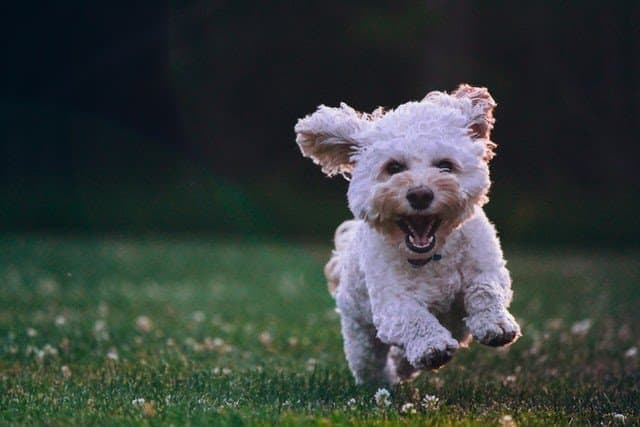
#> input picture images/image.png, 640 x 427 px, found by its file name
$ python rotate.py
#> lines starting #> are read from the running program, lines starting #| are printed output that depends on the picture
import cv2

image = cv2.imread("images/image.png")
#> image is the input picture: shape (427, 640, 3); mean B, G, R 59.6, 63.1, 55.2

if image is not None:
    # Rotate 90 degrees clockwise
    rotated_90_cw = cv2.rotate(image, cv2.ROTATE_90_CLOCKWISE)
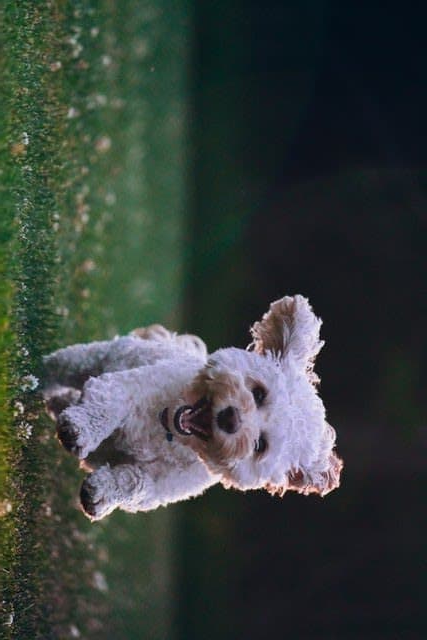
#> rotated_90_cw: shape (640, 427, 3); mean B, G, R 59.6, 63.1, 55.2

    # Rotate 90 degrees counter-clockwise
    rotated_90_ccw = cv2.rotate(image, cv2.ROTATE_90_COUNTERCLOCKWISE)
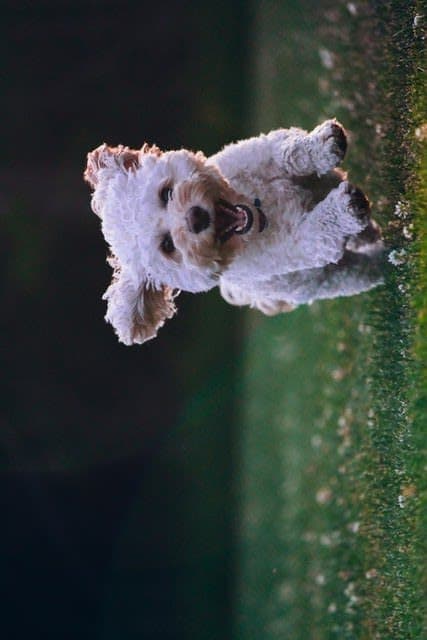
#> rotated_90_ccw: shape (640, 427, 3); mean B, G, R 59.6, 63.1, 55.2

    # Rotate 180 degrees
    rotated_180 = cv2.rotate(image, cv2.ROTATE_180)
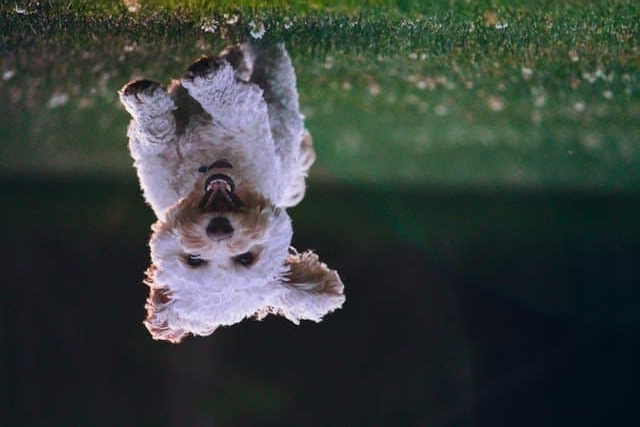
#> rotated_180: shape (427, 640, 3); mean B, G, R 59.6, 63.1, 55.2

    # Arbitrary Angle Rotation
    height, width = image.shape[:2]
#> height = 427; width = 640

    # Define rotation center (image center)
    center = (width // 2, height // 2)
#> center = (320, 213)

    # rotation angle in degrees (positive = counter-clockwise)
    angle = 45

    # scale factor (1.0 = no scaling)
    scale = 1.0

    # build rotation matrix
    rotation_matrix = cv2.getRotationMatrix2D(center=center, angle=angle, scale=scale)
    rotated = cv2.warpAffine(src=image, M=rotation_matrix, dsize=(width, height))
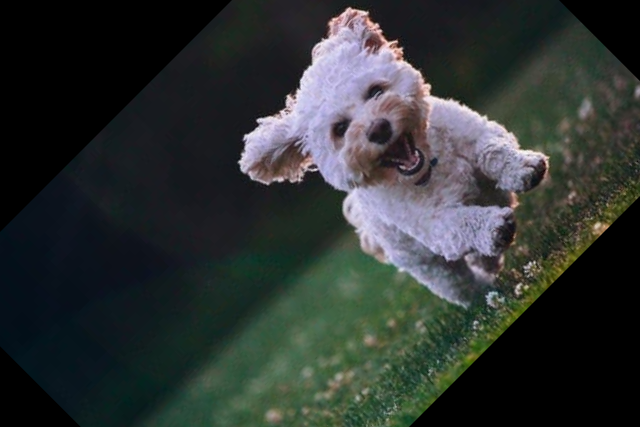
#> rotated: shape (427, 640, 3); mean B, G, R 50.2, 51.7, 46.5


    cv2.imshow("Original", image)
    cv2.imshow("90° CW", rotated_90_cw)
    cv2.imshow("90° CCW", rotated_90_ccw)
    cv2.imshow("180°", rotated_180)
    cv2.imshow(f"Rotated {angle}", rotated)
    cv2.waitKey(0)
    cv2.destroyAllWindows()

$ run again, with images/hand.png copied over images/image.png
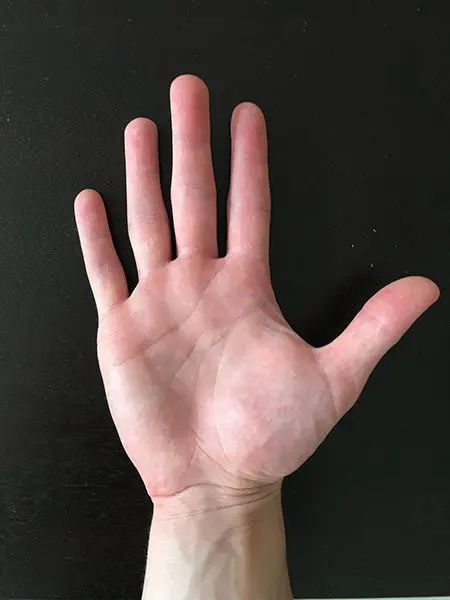
#> input picture images/hand.png, 450 x 600 px, found by its file name
#> image is the input picture: shape (600, 450, 3); mean B, G, R 67.1, 71, 84.7
#> `rotated_180 = cv2.rotate(image, cv2.ROTATE_180)`:
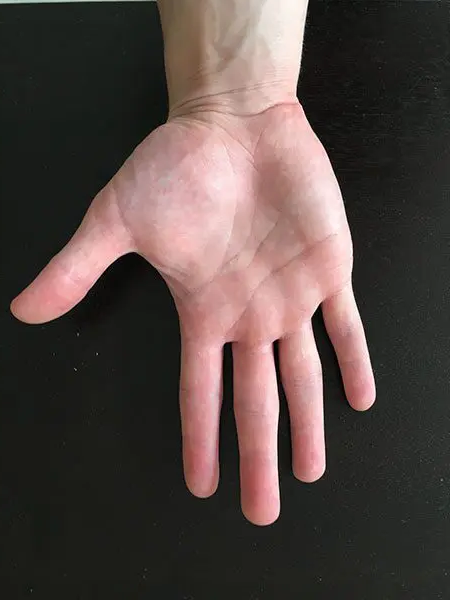
#> rotated_180: shape (600, 450, 3); mean B, G, R 67.1, 71, 84.7
#> `rotated = cv2.warpAffine(src=image, M=rotation_matrix, dsize=(width, h..`:
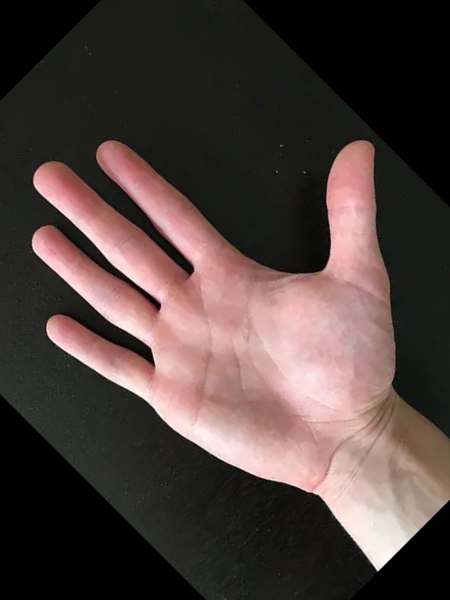
#> rotated: shape (600, 450, 3); mean B, G, R 60.7, 63.8, 78

$ run again, with images/nature.png copied over images/image.png
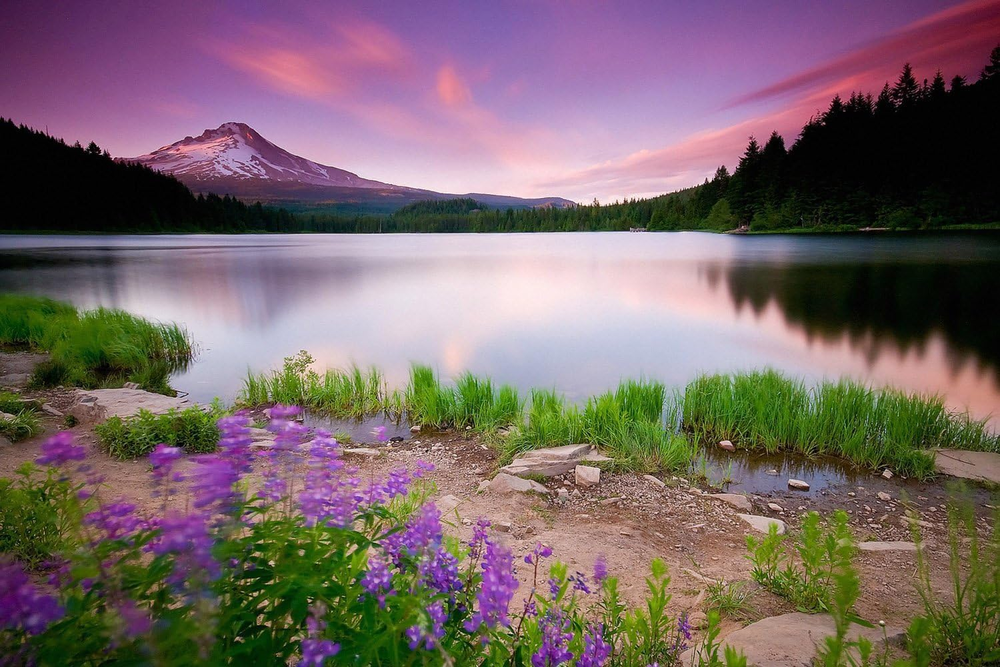
#> input picture images/nature.png, 1000 x 667 px, shrunk from 1500 x 1000 before the run, found by its file name
#> image is the input picture: shape (667, 1000, 3); mean B, G, R 103.6, 102.7, 120
#> `rotated_180 = cv2.rotate(image, cv2.ROTATE_180)`:
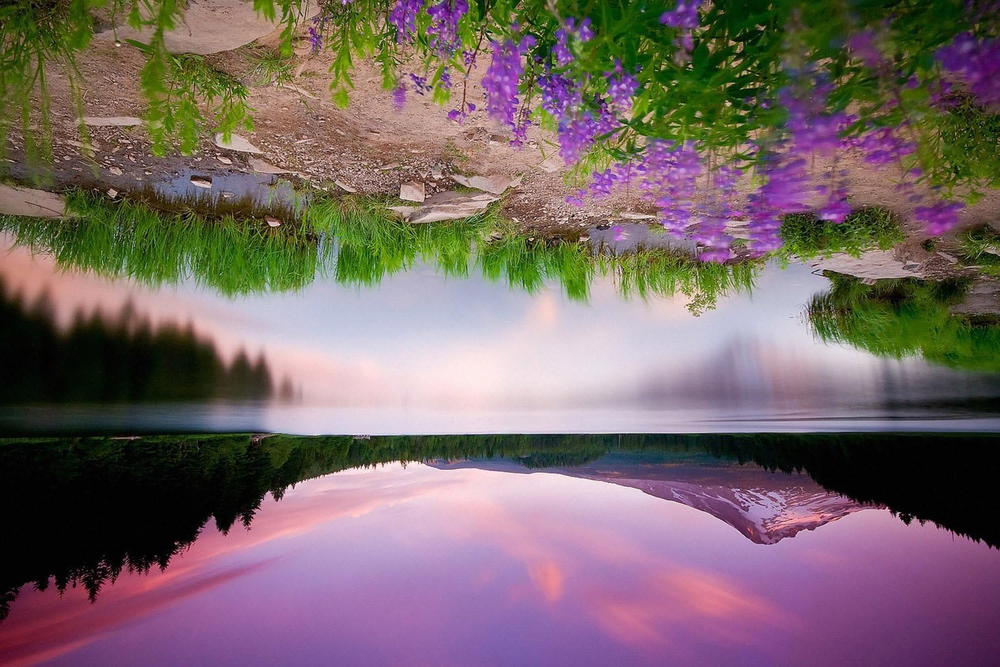
#> rotated_180: shape (667, 1000, 3); mean B, G, R 103.6, 102.7, 120
#> `rotated = cv2.warpAffine(src=image, M=rotation_matrix, dsize=(width, h..`:
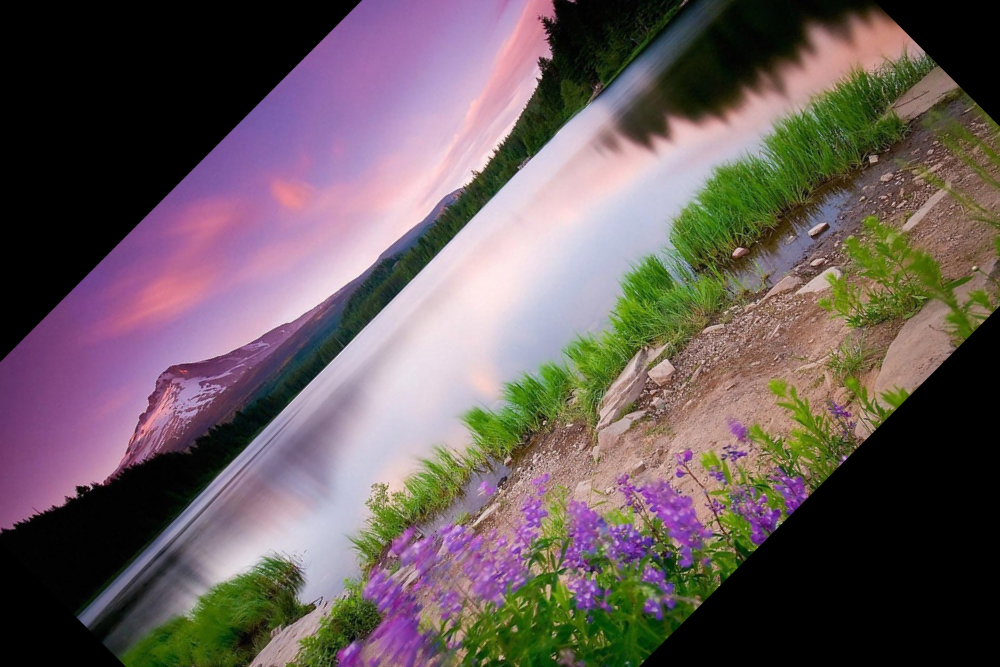
#> rotated: shape (667, 1000, 3); mean B, G, R 91.2, 90.7, 104
